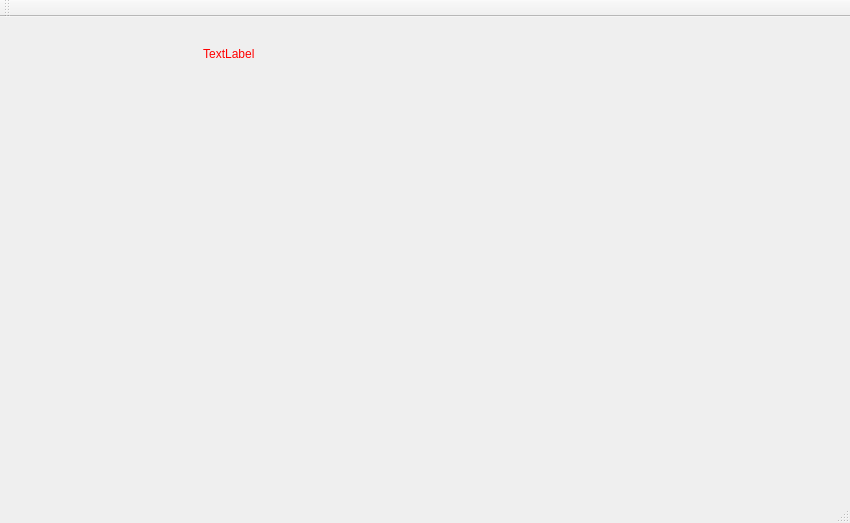
<?xml version="1.0" encoding="UTF-8"?>
<ui version="4.0">
 <class>MainWindow</class>
 <widget class="QMainWindow" name="MainWindow">
  <property name="geometry">
   <rect>
    <x>0</x>
    <y>0</y>
    <width>850</width>
    <height>523</height>
   </rect>
  </property>
  <property name="windowTitle">
   <string>MainWindow</string>
  </property>
  <widget class="QWidget" name="centralWidget">
   <widget class="QLabel" name="ViewLog">
    <property name="geometry">
     <rect>
      <x>200</x>
      <y>30</y>
      <width>481</width>
      <height>381</height>
     </rect>
    </property>
    <property name="styleSheet">
     <string notr="true">color: rgb(255, 0, 0);
font: 75 18pt &quot;Courier New&quot;;</string>
    </property>
    <property name="text">
     <string> TextLabel</string>
    </property>
    <property name="alignment">
     <set>Qt::AlignLeading|Qt::AlignLeft|Qt::AlignTop</set>
    </property>
   </widget>
  </widget>
  <widget class="QToolBar" name="mainToolBar">
   <attribute name="toolBarArea">
    <enum>TopToolBarArea</enum>
   </attribute>
   <attribute name="toolBarBreak">
    <bool>false</bool>
   </attribute>
  </widget>
  <widget class="QStatusBar" name="statusBar"/>
 </widget>
 <layoutdefault spacing="6" margin="11"/>
 <resources/>
 <connections/>
</ui>
